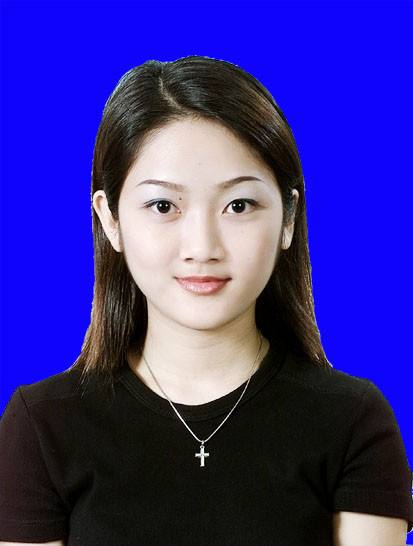
//> input picture opencv05/source/toux.jpg, 413 x 546 px
$ ./matting_004   (built with g++ and OpenCV 4)
//> lines starting //> are read from the running program, lines starting //| are printed output that depends on the picture
#include <opencv2/opencv.hpp>
#include <iostream>

using namespace cv;
using namespace cv::ml;
using namespace std;

int main(int argc, char** argv) {
	Mat src = imread("G:/project/c/opencv/opencv05/source/toux.jpg");
//> src is the input picture: 546 rows x 413 cols, CV_8UC3; mean B, G, R 143.5, 46, 55.8
	if (src.empty()) {
		printf("could not load iamge...\n");
		return -1;
	}
	char* inputWinTitle = "input image";
	namedWindow(inputWinTitle, WINDOW_AUTOSIZE);
	imshow(inputWinTitle, src);

	// 初始化
	int numCluster = 3;
	const Scalar colors[] = {
		Scalar(255, 0, 0),
		Scalar(0, 255, 0),
		Scalar(0, 0, 255),
		Scalar(255, 255, 0)
	};

	int width = src.cols;
//> width = 413
	int height = src.rows;
//> height = 546
	int dims = src.channels();
//> dims = 3
	int nsamples = width*height;
//> nsamples = 225498
	Mat points(nsamples, dims, CV_64FC1);
	Mat labels;
	Mat result = Mat::zeros(src.size(), CV_8UC3);

	// 图像RGB像素数据转换为样本数据
	int index = 0;
	for (int row = 0; row < height; row++) {
		for (int col = 0; col < width; col++) {
			index = row*width + col;
			Vec3b rgb = src.at<Vec3b>(row, col);
			points.at<double>(index, 0) = static_cast<int>(rgb[0]);
			points.at<double>(index, 1) = static_cast<int>(rgb[1]);
			points.at<double>(index, 2) = static_cast<int>(rgb[2]);
		}
	}
//> this loop made 546 passes
//> index on passes 1 to 3: 412, 825, 1238
//> after the loop, index = 225497

	// EM Cluster Train
	Ptr<EM> em_model = EM::create();
	em_model->setClustersNumber(numCluster);
	em_model->setCovarianceMatrixType(EM::COV_MAT_SPHERICAL);
	em_model->setTermCriteria(TermCriteria(TermCriteria::EPS + TermCriteria::COUNT, 100, 0.1));
	em_model->trainEM(points, noArray(), labels, noArray());

	// 对每个像素标记颜色与显示
	Mat sample(dims, 1, CV_64FC1);
//> sample = [0, 0, 0]
	double time = getTickCount();
	int r = 0, g = 0, b = 0;
	for (int row = 0; row < height; row++) {
		for (int col = 0; col < width; col++) {
			index = row*width + col;
			int label = labels.at<int>(index, 0);
			Scalar c = colors[label];
			result.at<Vec3b>(row, col)[0] = c[0];
			result.at<Vec3b>(row, col)[1] = c[1];
			result.at<Vec3b>(row, col)[2] = c[2];

			// [11 lines of commented-out code are left out]

		}
	}
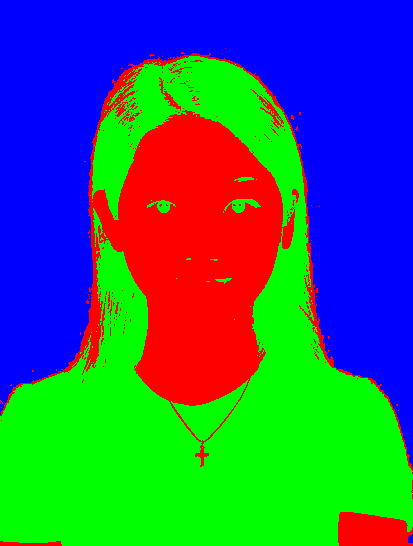
//> result: 546 rows x 413 cols, CV_8UC3; mean B, G, R 102.3, 102.1, 50.6
//> after the loop, index = 225497
	printf("execution time(ms) : %.2f\n", (getTickCount() - time)/getTickFrequency()*1000);
	imshow("EM-Segmentation", result);

	waitKey(0);
	return 0;
}
